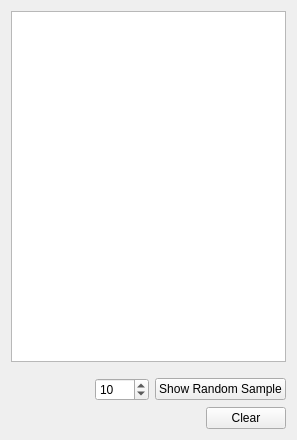
<?xml version="1.0" encoding="UTF-8"?>
<ui version="4.0">
 <class>PointCorrespondencesWidget</class>
 <widget class="QWidget" name="PointCorrespondencesWidget">
  <property name="geometry">
   <rect>
    <x>0</x>
    <y>0</y>
    <width>297</width>
    <height>440</height>
   </rect>
  </property>
  <layout class="QVBoxLayout" name="verticalLayout">
   <item>
    <widget class="QListWidget" name="listPointCorrespondences"/>
   </item>
   <item>
    <layout class="QHBoxLayout" name="horizontalLayout">
     <property name="topMargin">
      <number>10</number>
     </property>
     <item>
      <spacer name="horizontalSpacer_2">
       <property name="orientation">
        <enum>Qt::Horizontal</enum>
       </property>
       <property name="sizeHint" stdset="0">
        <size>
         <width>40</width>
         <height>20</height>
        </size>
       </property>
      </spacer>
     </item>
     <item>
      <widget class="QSpinBox" name="spinBoxNumberOfDisplayedCorrespondences">
       <property name="minimum">
        <number>1</number>
       </property>
       <property name="maximum">
        <number>1000</number>
       </property>
       <property name="value">
        <number>10</number>
       </property>
      </widget>
     </item>
     <item>
      <widget class="QPushButton" name="buttonSample">
       <property name="text">
        <string>Show Random Sample</string>
       </property>
      </widget>
     </item>
    </layout>
   </item>
   <item>
    <layout class="QHBoxLayout" name="horizontalLayout_2">
     <item>
      <spacer name="horizontalSpacer">
       <property name="orientation">
        <enum>Qt::Horizontal</enum>
       </property>
       <property name="sizeHint" stdset="0">
        <size>
         <width>40</width>
         <height>20</height>
        </size>
       </property>
      </spacer>
     </item>
     <item>
      <widget class="QPushButton" name="buttonClear">
       <property name="text">
        <string>Clear</string>
       </property>
      </widget>
     </item>
    </layout>
   </item>
  </layout>
 </widget>
 <resources/>
 <connections/>
</ui>
